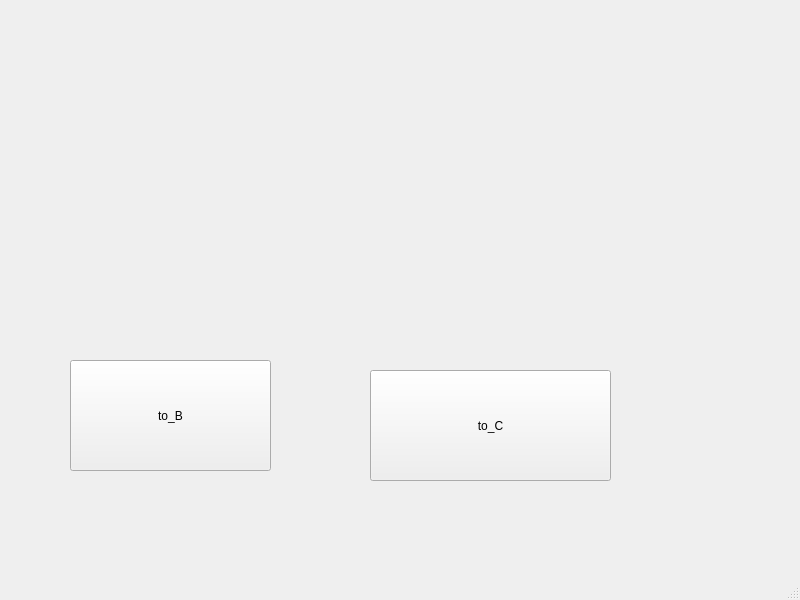
<?xml version="1.0" encoding="UTF-8"?>
<ui version="4.0">
 <class>MainWindow</class>
 <widget class="QMainWindow" name="MainWindow">
  <property name="geometry">
   <rect>
    <x>0</x>
    <y>0</y>
    <width>800</width>
    <height>600</height>
   </rect>
  </property>
  <property name="windowTitle">
   <string>MainWindow</string>
  </property>
  <widget class="QWidget" name="centralwidget">
   <widget class="QPushButton" name="pushButton">
    <property name="geometry">
     <rect>
      <x>70</x>
      <y>360</y>
      <width>201</width>
      <height>111</height>
     </rect>
    </property>
    <property name="text">
     <string>to_B</string>
    </property>
   </widget>
   <widget class="QPushButton" name="pushButton_2">
    <property name="geometry">
     <rect>
      <x>370</x>
      <y>370</y>
      <width>241</width>
      <height>111</height>
     </rect>
    </property>
    <property name="text">
     <string>to_C</string>
    </property>
   </widget>
  </widget>
  <widget class="QMenuBar" name="menubar">
   <property name="geometry">
    <rect>
     <x>0</x>
     <y>0</y>
     <width>800</width>
     <height>26</height>
    </rect>
   </property>
  </widget>
  <widget class="QStatusBar" name="statusbar"/>
 </widget>
 <resources/>
 <connections/>
</ui>
